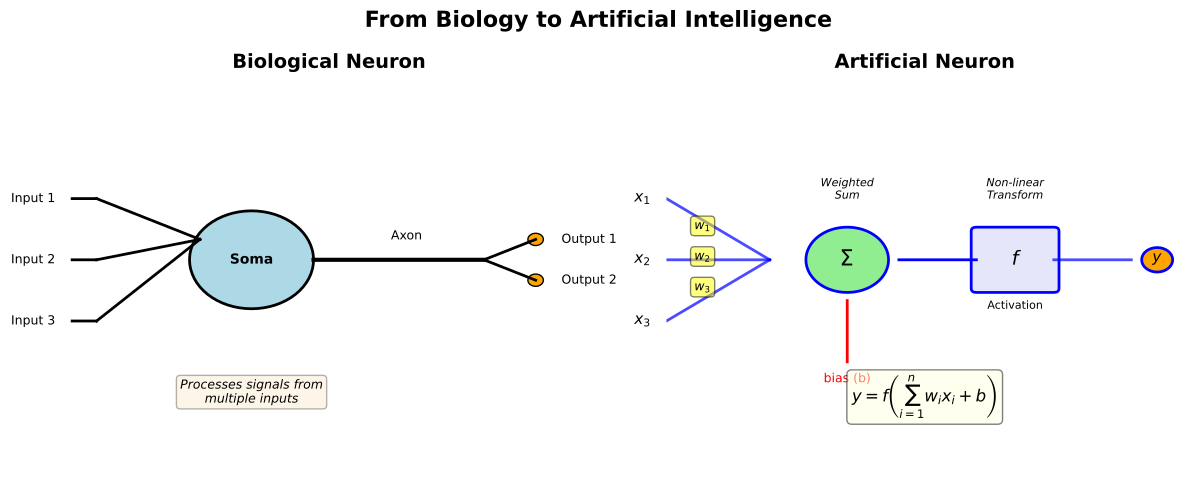

Recreate this plot in Python.
# ==============================================================================
# Chart: Biological Neuron
# Source: https://github.com/Digital-AI-Finance/neural-networks/tree/main/01_biological_neuron/
# Author: Digital-AI-Finance
# License: MIT License
# Created: 2025-11-23
# ==============================================================================

"""
Biological Neuron

Side-by-side comparison of biological and artificial neurons

Source: https://github.com/Digital-AI-Finance/neural-networks/tree/main/01_biological_neuron/
"""

CHART_METADATA = {
    'name': 'Biological Neuron',
    'url': 'https://github.com/QuantLet/neural-networks-introduction/tree/main/01_biological_neuron',
    'author': 'Digital-AI-Finance',
    'license': 'MIT License',
    'created': '2025-11-23',
    'description': 'Side-by-side comparison of biological and artificial neurons'
}

import matplotlib.pyplot as plt
import matplotlib.patches as patches
from matplotlib.patches import FancyBboxPatch, FancyArrowPatch, Circle, Ellipse
import numpy as np

# Set up the figure
fig, (ax1, ax2) = plt.subplots(1, 2, figsize=(12, 5))
fig.suptitle('From Biology to Artificial Intelligence', fontsize=16, fontweight='bold')

# LEFT: Biological Neuron
ax1.set_xlim(0, 10)
ax1.set_ylim(0, 10)
ax1.axis('off')
ax1.set_title('Biological Neuron', fontsize=14, fontweight='bold')

# Dendrites (inputs)
for i in range(3):
    y_pos = 7 - i * 1.5
    ax1.plot([0.5, 2.5], [y_pos, 6], 'k-', linewidth=2)
    ax1.plot([0, 0.5], [y_pos, y_pos], 'k-', linewidth=2)
    ax1.text(-0.3, y_pos, f'Input {i+1}', fontsize=9, ha='right', va='center')

# Soma (cell body)
soma = Circle((3.5, 5.5), 1.2, facecolor='lightblue', edgecolor='black', linewidth=2)
ax1.add_patch(soma)
ax1.text(3.5, 5.5, 'Soma', fontsize=10, ha='center', va='center', fontweight='bold')

# Axon
ax1.plot([4.7, 8], [5.5, 5.5], 'k-', linewidth=3)
ax1.text(6.5, 6, 'Axon', fontsize=9, ha='center')

# Synapses (output)
for i in range(2):
    y_pos = 6 - i * 1
    ax1.plot([8, 9], [5.5, y_pos], 'k-', linewidth=2)
    circle = Circle((9, y_pos), 0.15, facecolor='orange', edgecolor='black', linewidth=1)
    ax1.add_patch(circle)
    ax1.text(9.5, y_pos, f'Output {i+1}', fontsize=9, ha='left', va='center')

# Add annotation
ax1.text(3.5, 2, 'Processes signals from\nmultiple inputs', fontsize=9,
         ha='center', style='italic', bbox=dict(boxstyle='round', facecolor='wheat', alpha=0.3))

# RIGHT: Artificial Neuron
ax2.set_xlim(0, 10)
ax2.set_ylim(0, 10)
ax2.axis('off')
ax2.set_title('Artificial Neuron', fontsize=14, fontweight='bold')

# Inputs with weights
for i in range(3):
    y_pos = 7 - i * 1.5
    ax2.plot([0, 2], [y_pos, 5.5], 'b-', linewidth=2, alpha=0.7)
    ax2.plot([0, 0], [y_pos, y_pos], 'b-', linewidth=0)
    ax2.text(-0.3, y_pos, f'$x_{i+1}$', fontsize=11, ha='right', va='center')
    # Weight labels
    mid_x, mid_y = 1, (y_pos + 5.5) / 2
    ax2.text(mid_x - 0.3, mid_y, f'$w_{i+1}$', fontsize=9, ha='center',
             bbox=dict(boxstyle='round', facecolor='yellow', alpha=0.5))

# Summation node
sum_circle = Circle((3.5, 5.5), 0.8, facecolor='lightgreen', edgecolor='blue', linewidth=2)
ax2.add_patch(sum_circle)
ax2.text(3.5, 5.5, r'$\Sigma$', fontsize=16, ha='center', va='center', fontweight='bold')

# Bias
ax2.plot([3.5, 3.5], [3, 4.5], 'r-', linewidth=2)
ax2.text(3.5, 2.5, 'bias (b)', fontsize=9, ha='center', color='red')

# Activation function
ax2.plot([4.5, 6], [5.5, 5.5], 'b-', linewidth=2)
activation_box = FancyBboxPatch((6, 4.8), 1.5, 1.4, boxstyle='round,pad=0.1',
                                facecolor='lavender', edgecolor='blue', linewidth=2)
ax2.add_patch(activation_box)
ax2.text(6.75, 5.5, r'$f$', fontsize=14, ha='center', va='center', fontweight='bold')
ax2.text(6.75, 4.3, 'Activation', fontsize=8, ha='center')

# Output
ax2.plot([7.5, 9], [5.5, 5.5], 'b-', linewidth=2, alpha=0.7)
output_circle = Circle((9.5, 5.5), 0.3, facecolor='orange', edgecolor='blue', linewidth=2)
ax2.add_patch(output_circle)
ax2.text(9.5, 5.5, '$y$', fontsize=11, ha='center', va='center', fontweight='bold')

# Formula annotation
formula_text = r'$y = f\left(\sum_{i=1}^{n} w_i x_i + b\right)$'
ax2.text(5, 2, formula_text, fontsize=12, ha='center',
         bbox=dict(boxstyle='round', facecolor='lightyellow', alpha=0.5))

# Add process labels
ax2.text(3.5, 7, 'Weighted\nSum', fontsize=8, ha='center', style='italic')
ax2.text(6.75, 7, 'Non-linear\nTransform', fontsize=8, ha='center', style='italic')

plt.tight_layout()
plt.savefig('biological_vs_artificial.pdf', bbox_inches='tight', dpi=300)
print("Chart saved: biological_vs_artificial.pdf")

# Source: https://github.com/Digital-AI-Finance/neural-networks/tree/main/01_biological_neuron/
